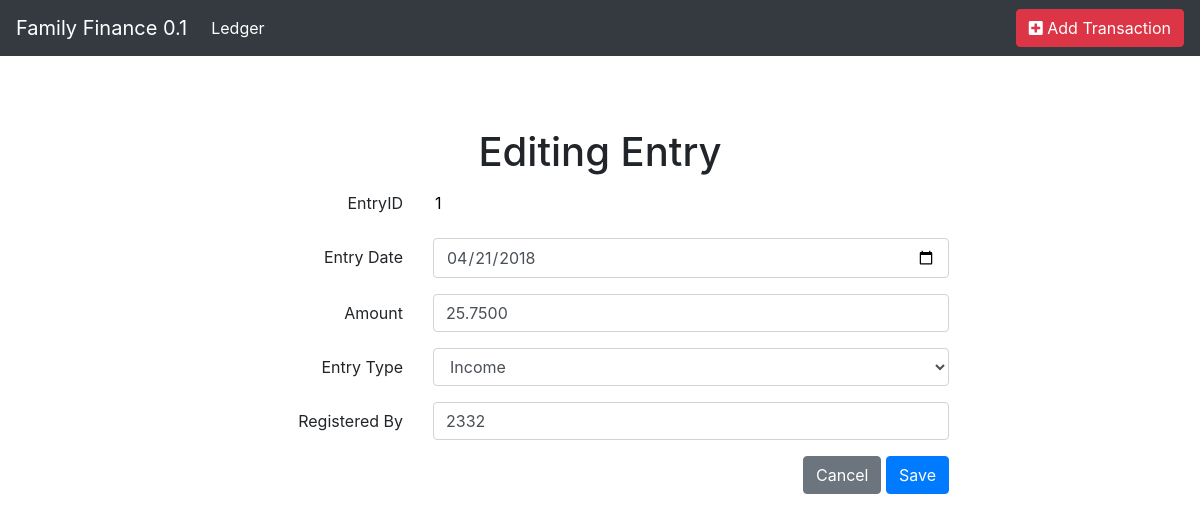
The page /edit.php?id=1 on the database its author committed.
### tables this page shows
CREATE TABLE `ledger` (
  `EntryID` int(11) NOT NULL,
  `EntryDate` date NOT NULL,
  `EntryType` varchar(25) NOT NULL,
  `Value` double(13,4) NOT NULL,
  `RegisteredBy` varchar(255) NOT NULL
);

### classes/Database.php (called while the page is built, shortened)
<?php
  class Database {
    protected $_link, $_result, $_numRows;
    public function __construct($server, $username, $password, $db){
        $this->_link = mysql_connect($server, $username, $password);
    }
    public function query($sql)
    {
      $this->_result = mysql_query($sql, $this->_link);
      $this->_numRows = mysql_num_rows($this->_result);
    }
    public function numRows()
    {
      return $this->_numRows;
    }
    public function getEntry()
    {
      $result = mysql_fetch_assoc($this->_result);
      return $result;
    }
  }
?>

### edit.php (the view, shortened to what this page needs)
<?php
  require_once 'classes/Database.php';
include('header.php');
$db = new Database('localhost', 'root', 'njeriop123!@#', 'familyfinance');
  if($_POST && !empty($_POST)) {
    $entryID = $_POST["id"];
    $entryType = $_POST["EntryType"];
    $entryDate = $_POST["EntryDate"];
    $value = $_POST["Value"];
    $registeredBy = $_POST["RegisteredBy"];
    $query = sprintf("update ledger set EntryType='%s', EntryDate='%s', Value=%f, RegisteredBy='%s' where EntryID=%b",
      mysql_real_escape_string($entryType),
      mysql_real_escape_string($entryDate),
      mysql_real_escape_string($value),
      mysql_real_escape_string($registeredBy),
      mysql_real_escape_string($entryID));
    echo $query;
    if($db->updateEntry($query)){
      $success = true;
      header("Location: edit.php?id=" .$entryID . "&success=true" );
      die();
    } else {
      $error = true;
      header("Location: edit.php?id=" .$entryID . "&error=true" );
      die();
    }
  }
  elseif ($_GET && !empty($_GET["id"])) {
    $qry = "select * from ledger WHERE EntryID=" . (string)$_GET["id"];
    $db->query($qry);
?>
    <main role="main" class="container">
      <div class="starter-template">
      <h1>Editing Entry</h1>
            <?php
              if($db->numRows() == 0) {
                echo 'No entries';
              }
              else {
                $x = $db->getEntry();
                ?>
                <div class="row justify-content-md-center">
                  <div class="col-lg-8">
                    <form method="POST">
                      <div class="form-group row">
                        <label for="id" class="col-sm-3 col-form-label text-right">EntryID</label>
                        <div class="col-sm-9">
                          <input type="text" readonly class="form-control-plaintext" id="id" name="id" value="<?php echo htmlentities($x["EntryID"]); ?>">
                        </div>
                      </div>
                      <div class="form-group row">
                        <label for="EntryDate" class="col-sm-3 col-form-label text-right">Entry Date</label>
                        <div class="col-sm-9">
                          <input type="date" class="form-control" id="EntryDate" name="EntryDate" value="<?php echo htmlentities($x["EntryDate"]); ?>">
                        </div>
                      </div>
                      <div class="form-group row">
                        <label for="Value" class="col-sm-3 col-form-label text-right">Amount</label>
                        <div class="col-sm-9">
                          <input type="number" id="Value" class="form-control"  name="Value" value="<?php echo htmlentities($x["Value"]); ?>" step="0.01">
                        </div>
                      </div>
                      <div class="form-group row">
                        <label for="EntryType" class="col-sm-3 col-form-label text-right">Entry Type</label>
                        <div class="col-sm-9">
                          <select class="form-control" name="EntryType" id="EntryType">
                            <option value="Income" <?php if($x["EntryType"] == "Income") echo 'selected="selected"'; ?> >Income</option>
                          </select>
                        </div>
                      </div>
                      <div class="form-group row">
                        <label for="RegisteredBy" class="col-sm-3 col-form-label text-right">Registered By</label>
                        <div class="col-sm-9">
                          <input type="text" id="RegisteredBy" class="form-control"  name="RegisteredBy" value="<?php echo $x["RegisteredBy"]; ?>">
                        </div>
                      </div>
                      <div class="form-group row">
                        <div class="col-lg-12 text-right">
                          <a href="index.php" name="button" class="btn btn-secondary">Cancel</a>
                          <button type="submit" name="button" class="btn btn-primary">Save</button>
                        </div>
                      </div>
                    </form>
                  </div>
                </div>
            <?php } ?>
      </div>
    </main>
<?php
  }
  else {
    echo 'Neither $_POST nor $_GET.';
  }
include('footer.php');
?>

### css/starter-template.css (style rules this page uses)
body { padding-top: 5rem; }
.starter-template { padding: 3rem 1.5rem; text-align: center; }

### rows shown on the page
ledger: id "1", EntryDate "04/21/2018", Value "25.7500", EntryType "Income", RegisteredBy "2332"

### other values the page prints
$app "Family Finance"
$version "0.1"
